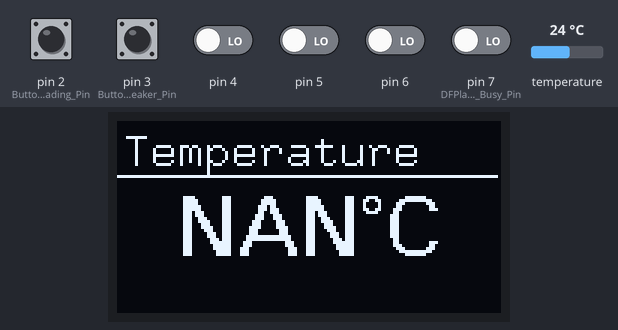
A sketch run on a simulated Arduino Uno, built with avr-gcc and run on an emulated ATmega328P. Parts: 128×64 one-colour display. The test bench sets the inputs (shaded band); at power-on: pin 2 (Button_Reading_Pin), pin 3 (Button_Speaker_Pin) HIGH, pin 4–6, pin 7 (DFPlayer_Busy_Pin) LOW, temperature 24 °C. EEPROM starts erased.

Above: at 4.7 s.
4.8 s: temperature set to 12 °C
At 6.6 s:
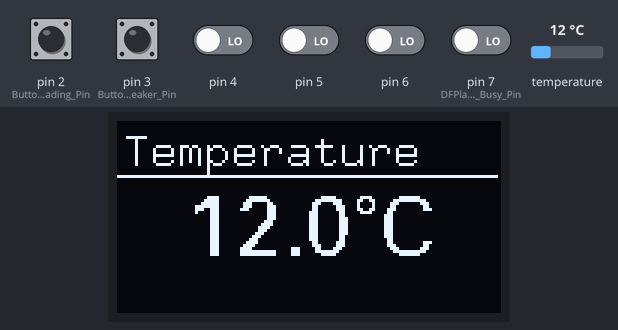
7.2 s: pin 3 (Button_Speaker_Pin) pulled LOW for 1.25 s
At 8.9 s:
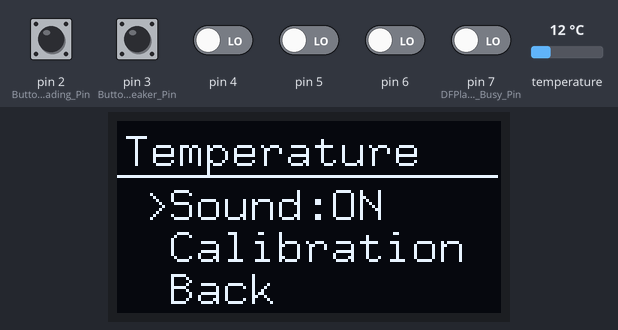
10.0 s: pin 2 (Button_Reading_Pin) pulled LOW for 1.25 s
At 12.5 s:
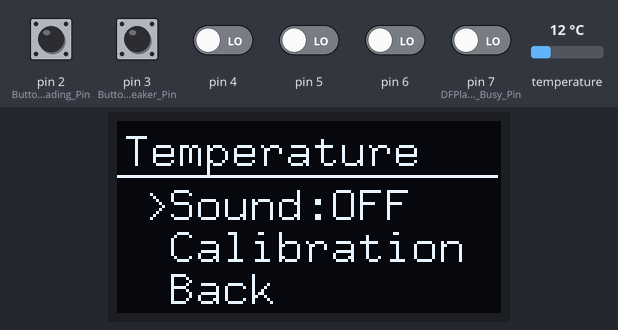
12.8 s: pin 3 (Button_Speaker_Pin) pulled LOW for 1.25 s
At 14.6 s:
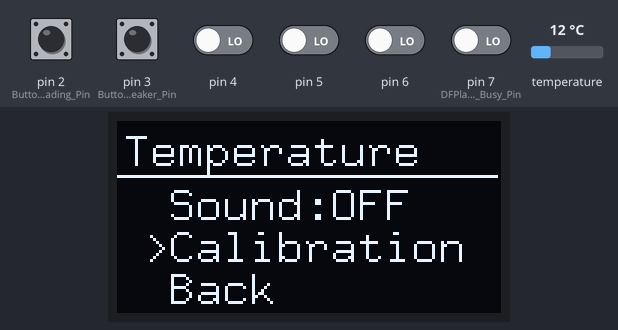
15.6 s: pin 2 (Button_Reading_Pin) pulled LOW for 1.25 s
At 19.0 s:
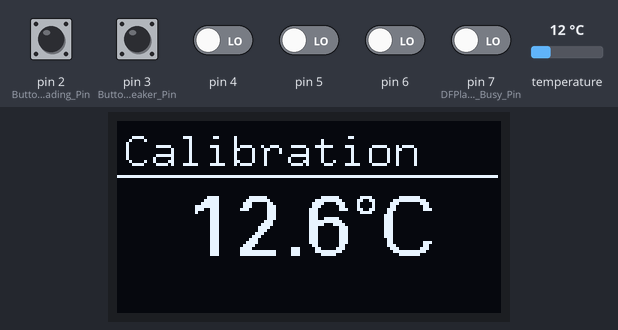
19.3 s: temperature set to 19 °C
At 22.3 s:
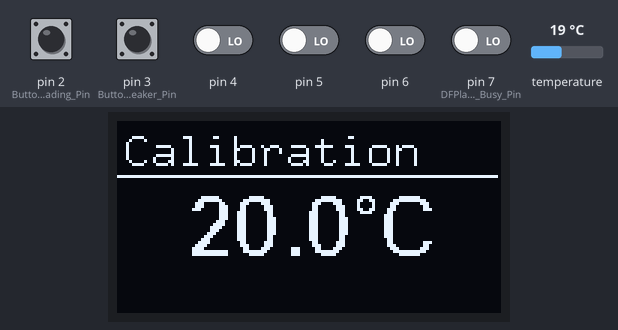
Timing chart, 0 to 23.3 s (numbered marks = the images above; inputs shaded):
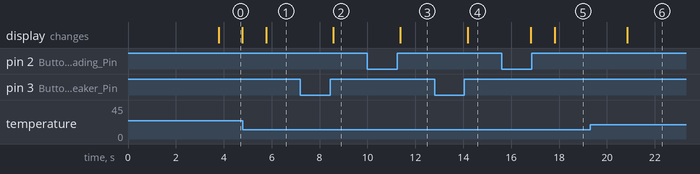

Measured:
- after the input at 4.8 s, the display: changes after 0.97 s (image 1)
- after the input at 7.2 s, the display: changes after 1.4 s (image 2)
- after the input at 10.0 s, the display: changes after 1.4 s (image 3)
- after the input at 12.8 s, the display: changes after 1.4 s (image 4)
- after the input at 15.6 s, the display: first changes after 1.2 s (image 5 shows a later state)
- after the input at 19.3 s, the display: changes after 1.5 s (image 6)
- what the display in image 0 shows lasts 1.0 s, from 3.8 s to 4.8 s

The sketch:

Digital_Thermometer.ino
```cpp
#include "U8glib.h"
#include "Interface.hpp"
#include <Wire.h>
#include "TemperatureSensor.hpp"
#include "DFPlayer.hpp"
#include <EEPROM.h>


#define DFPlayer_Busy_Pin     7


unsigned long Interface_timeOut = 0;
unsigned char step = 0;
SoftwareSerial dfplayerSerial(9, 8);
DFPlayer voice(&dfplayerSerial, 7);

void playVoice();
void Button_Speaker();
void Button_Reading();

void setup() {
  // put your setup code here, to run once:
  Serial.begin(9600);
  pinMode(Button_Reading_Pin, INPUT_PULLUP);
  pinMode(Button_Speaker_Pin, INPUT_PULLUP);
  attachInterrupt(digitalPinToInterrupt(Button_Reading_Pin), Button_Reading, FALLING );
  attachInterrupt(digitalPinToInterrupt(Button_Speaker_Pin), Button_Speaker, FALLING );
  dfplayerSerial.begin(9600);
  Interface_init(&lcd);
  voice.init();
  soundActivated = EEPROM.read(ADDRESS_SOUNDACTIVATED) > 0 ? 1 : 0;
  EEPROM.get(ADDRESS_GAIN, sensor_gain);
}

void loop() {
  // put your main code here, to run repeatedly:


  if (millis() - Interface_timeOut > 500 || Buntton_Speaker_state || Buntton_Reading_state) {
    Interface_timeOut = millis();
    switch(step){
      case 0:
        Interface_loop();
        step++;
        break;
      default:
        Temperature_Sensor_value = mlx.readAmbientTempC();
        Temperature_Sensor_value = isnan(Temperature_Sensor_value) ? 0.0 : Temperature_Sensor_value;
        Temperature_Sensor_value = Temperature_Sensor_value > 99.9 ? 99.9 : Temperature_Sensor_value;
        if(isnan(Temperature_Sensor_value*sensor_gain))
          sensor_gain = 1;
        step = 0;
        break;
    }
  }

  if(Buntton_Reading_state && Interface_page == 0 && step == 0 && soundActivated){
    playVoice(Temperature_Sensor_value*sensor_gain);
    Buntton_Reading_state = 0;
  }

}

void playVoice(float num){
  if(isnan(num))
  return;
  unsigned char tens, parse[3] = {0,0,0};
  char buff[5] = {'\0','\0','\0','\0','\0'}, buf[4] = {'\0','\0','\0','\0'};
  sprintf(buff, "%s",dtostrf(num,2,1,buf));
  if(strlen(buff) == 4){
    parse[0] = buff[0]  - '0';
    parse[1] = buff[1]  - '0';
    parse[2] = buff[3]  - '0';
  }
  else if(strlen(buff) == 3){
    parse[1] = buff[0] - '0';
    parse[2] = buff[2] - '0';
  }
  tens = parse[0] * 10 + parse[1];
  for(unsigned int i = 0; i<5;i++){
    if(i == 0 && parse[0] == 0)
      continue;
    else if(i == 2)
      voice.play(1);
    else if(i == 4)
      voice.play(30);
     else if(i == 0 && tens > 9 && tens < 20){
      i++;
      tens -= 10;
      voice.play(19-tens);
     }
     else if(i == 0){
      parse[0] -= 2;
      voice.play(9-parse[0]);
      if(parse[1] == 0)
        i++;
     }
     else{
      voice.play(29 - parse[i > 2 ? 2 : i]);
     }
  }
}

void Button_Speaker(){
   Buntton_Speaker_state = 1;
   delay(15);
}

void Button_Reading(){
    Buntton_Reading_state = 1;
    delay(15);
}
```

DFPlayer.hpp
```cpp
#ifndef _DFPALYER_HPP_
#define _DFPALYER_HPP_

#include "Arduino.h"
#include "Stream.h"
#include "SoftwareSerial.h"

//Command Data Format
#define Start_Byte 0x7E
#define Version_Byte 0xFF
#define Command_Length 0x06
#define End_Byte 0xEF
#define Acknowledge 0x00 //Returns info with command 0x41 [0x01: info, 0x00: no info]

//List Control Command
#define DFPlayer_Next                   0x01
#define DFPlayer_Prev                   0x02
#define DFPlayer_SpesifyTracking        0x03    //0-2999
#define DFPlayer_IncVolume              0x04
#define DFPlayer_DecVolume              0x05
#define DFPlayer_SpecifyVolume          0x06    //0-30
#define DFPlayer_SpecifyEQ              0x07    //(0,1,2,3,4,5) Normal,Pop,Rock,Jazz,Classic,Base
#define DFPlayer_SpecifyPlayMode        0x08    //(0,1,2,3) Repeat,folder repeat/single repeat/random
#define DFPlayer_SpecifyPlaybackSrc     0x09    //(0,1,2,3,4) U/TF/AUX/SLEEP/FLASH
#define DFPlayer_EnterStandbyMode       0x0A
#define DFPlayer_NormalMode             0x0B
#define DFPlayer_Reset                  0x0C
#define DFPlayer_PlayBack               0x0D
#define DFPlayer_Pause                  0x0E
#define DFPlayer_SpecifyFolder          0x0F    //1-10
#define DFPlayer_VolumeAdjustSet        0x10
#define DFPlayer_RepeatPlay             0x11    //1:start repeat  0:stop repeat

class DFPlayer{
  public:
    uint8_t pinMask;
    uint8_t *port;

    DFPlayer(Stream *serial, unsigned char pinBusy = 255);
    void init();
    void setVolume(unsigned char vol);
    void pause();
    void play(unsigned int num = 0);
    void execute_CMD(byte CMD, byte Par1, byte Par2);

   private:
    void wait();
    Stream *serial;
};

void DFPlayer::wait(){
  unsigned long timeOut = millis();
  if(port == NULL && pinMask == 0)
    return;
   else{
    while((pinMask & *port) == 0 && millis() - timeOut < 2000)
      delay(1);
   }
}

DFPlayer::DFPlayer(Stream *serial, unsigned char pinBusy){
  this->serial = serial;
  if(pinBusy != 255){
    this->pinMask = digitalPinToBitMask(pinBusy);
    this->port = (uint8_t *)portInputRegister(digitalPinToPort(pinBusy));
  }
  else{
    this->pinMask = 0;
    this->port = NULL;
  }
}

void DFPlayer::init(){
  execute_CMD(0x3F, 0, 0);
  delay(500);
  setVolume(25);
  execute_CMD(0x11, 0, 0);
  delay(500);
}

void DFPlayer::setVolume(unsigned char vol){
  wait();
  execute_CMD(0x06, 0, vol); // Set the volume (0x00~0x30)
  delay(500);
}

void DFPlayer::pause(){
  wait();
  execute_CMD(0x0E, 0, 0);
  delay(50);
}

void DFPlayer::play(unsigned int num){
  wait();
  execute_CMD(0x03, (num & 0xFF00)>>8, num & 0xFF);

  delay(50);
}

void DFPlayer::execute_CMD(byte CMD, byte Par1, byte Par2)
{
  word checksum = -(Version_Byte + Command_Length + CMD + Acknowledge + Par1 + Par2);
  // Build the command line
  byte Command_line[10] = { Start_Byte, Version_Byte, Command_Length, CMD, Acknowledge,
                            Par1, Par2, highByte(checksum), lowByte(checksum), End_Byte
                          };
  //Send the command line to the module
  for (byte k = 0; k < 10; k++)
  {
    this->serial->write(Command_line[k]);
  }
}

#endif
```

GadgetDisplay.hpp
```cpp
#ifndef _GADGET_DISPLAY_H_
#define _GADGET_DISPLAY_H_

#include "Arduino.h"
#include "U8glib.h"
#include "stdarg.h"

#ifndef GADGETDISPLAY_BUFFER
  #define GADGETDISPLAY_BUFFER 15
 #endif

class GadgetDisplay
{
  private:
    U8GLIB *u8g;
    char value[GADGETDISPLAY_BUFFER];
    unsigned char title[GADGETDISPLAY_BUFFER];
    void clear();
    void drawValue();
  public:
    GadgetDisplay(U8GLIB *u8g);
    void setTitle(const char *str, ...);
    void setValue(const char *str, ...);
    void draw();
    void drawTitle();

};

GadgetDisplay::GadgetDisplay(U8GLIB *u8g){
  this->u8g = u8g;
  clear();
}

void GadgetDisplay::clear(){
  for(unsigned char i=0;i<GADGETDISPLAY_BUFFER;i++){
    title[i] = '\0';
    value[i] = '\0';
  }
}

void GadgetDisplay::setTitle(const char *str, ...){
  va_list arg;
  va_start(arg, str);
  vsnprintf(title, sizeof(title), str, arg);
  va_end(arg);
}

void GadgetDisplay::setValue(const char *str, ...){
  va_list arg;
  va_start(arg, str);
  vsnprintf(value, sizeof(title), str, arg);
  va_end(arg);
}

void GadgetDisplay::draw(){
  u8g->firstPage();
  do{
    drawValue();
    drawTitle();
  }while(u8g->nextPage());
}

void GadgetDisplay::drawValue(){
  unsigned int y = 45, d;
  u8g->setFont(u8g_font_fur20);
  d = u8g->getWidth() - u8g->getStrWidth(this->value);
  d /= 2;
  u8g->drawStr(d, y, this->value);
}

void GadgetDisplay::drawTitle(){
  unsigned int x = 2, y = 15;
  u8g->setFont(u8g_font_9x18);
  u8g->drawStr(x, y, this->title);
  u8g->drawHLine(0,18, 127);
}

#endif
```

GadgetMenu.hpp
```cpp
#ifndef _GADGETMENU_H_
#define _GADGETMENU_H_

#include "Arduino.h"
#include "U8glib.h"

#ifndef GADGETMENU_TOTALMENU
  #define GADGETMENU_TOTALMENU 3
#endif

class GadgetMenu {
  private:
    GadgetDisplay *gd;
    U8GLIB *u8g;
    char **listMenu;
    unsigned char totalMenu;
    unsigned char offSet;
    unsigned char positionMenu;
    void drawMenu();
  public:
    GadgetMenu(GadgetDisplay *gd, U8GLIB *u8g){
      this->gd = gd;
      this->u8g = u8g;
      positionMenu = 0;
      totalMenu = 0;
    }

    void setMenu(char **listMenu, unsigned char totalMenu){
      this->listMenu = listMenu;
      this->totalMenu = totalMenu > GADGETMENU_TOTALMENU ? GADGETMENU_TOTALMENU : totalMenu;
    }

    void draw(){
      this->u8g->firstPage();
      do{
        drawMenu();
        gd->drawTitle();
      }while(u8g->nextPage());
    }

    void setTitle(char *str){
      this->gd->setTitle(str);
    }

    void nextMenu(){
      positionMenu++;
      positionMenu %= totalMenu;
    }

    void prevMenu(){
      positionMenu += totalMenu;
      positionMenu--;
      positionMenu %= totalMenu;
    }
    unsigned char position(){
      return this->positionMenu;
    }

    void setPos(unsigned char pos){
      this->positionMenu = pos;
    }
};

void GadgetMenu::drawMenu()
{
  unsigned int x = 1, y = 33;
  unsigned char menuShowed = this->totalMenu > GADGETMENU_TOTALMENU ? GADGETMENU_TOTALMENU : this->totalMenu;
  unsigned char offSet = this->positionMenu < GADGETMENU_TOTALMENU ? 0 : this->positionMenu - GADGETMENU_TOTALMENU - 1;

  if(positionMenu < offSet || positionMenu >= offSet + GADGETMENU_TOTALMENU - 1){
    if(this->offSet > offSet)
      this->offSet--;
     else
      this->offSet = offSet;
  }

  const char *menu[menuShowed];
  u8g->setFont(u8g_font_9x18);
  for(unsigned char i = 0;i<menuShowed;i++){
    menu[i] = this->listMenu[i+this->offSet];
    if(this->positionMenu - this->offSet == i){
      this->u8g->drawStr(x+8, y+(i*14), ">");
      this->u8g->drawStr(x+16, y+(i*14), menu[i]);
    }
    else
      this->u8g->drawStr(x+16, y+(i*14), menu[i]);
  }

}

#endif
```

Interface.hpp
```cpp
#ifndef _INTERFACE_H_
#define _INTERFACE_H_

#include "Arduino.h"
#include "U8glib.h"
#include "GadgetDisplay.hpp"
#include "GadgetMenu.hpp"
#include "Localization.hpp"
#include "TemperatureSensor.hpp"
#include <EEPROM.h>

#define Button_Reading_Pin        2
#define ADDRESS_SOUNDACTIVATED    0
#define ADDRESS_GAIN              1
#define Button_Speaker_Pin        3

unsigned int soundActivated;
unsigned char Buntton_Reading_state, Buntton_Speaker_state;
float sensor_gain;
unsigned long timer;

U8GLIB_SSD1306_128X64 lcd(U8G_I2C_OPT_NONE | U8G_I2C_OPT_DEV_0);
GadgetDisplay gd(&lcd);
GadgetMenu gm(&gd, &lcd);

unsigned char Interface_page;

void Interface_mainDisplayLoop();
void Interface_menuDisplay();

void Interface_init(U8GLIB *u8g) {
  if ( u8g->getMode() == U8G_MODE_R3G3B2 ) {
    u8g->setColorIndex(255);     // white
  }
  else if ( u8g->getMode() == U8G_MODE_GRAY2BIT ) {
    u8g->setColorIndex(3);         // max intensity
  }
  else if ( u8g->getMode() == U8G_MODE_BW ) {
    u8g->setColorIndex(1);         // pixel on
  }
  else if ( u8g->getMode() == U8G_MODE_HICOLOR ) {
    u8g->setHiColorByRGB(255, 255, 255);
  }
  //  u8g->setFont(u8g_font_unifont);
}

void Interface_loop() {

  switch (Interface_page) {
    case 1: //page menu
    {
      Interface_menuDisplay();
      if(Buntton_Speaker_state){
        Buntton_Speaker_state = 0;
        gm.nextMenu();
      }

      if(Buntton_Reading_state){
        Buntton_Reading_state = 0;
        switch(gm.position())
        {
          case 0:
              soundActivated++;
              soundActivated %= 2;
              EEPROM.write(ADDRESS_SOUNDACTIVATED, soundActivated);
          break;
          case 1:
            Interface_page = 2;
          break;
          case 2:
            Interface_page = 0;
            delay(100);
          break;
        }
      }
    }
      break;
    case 2: //calibration temperature sensor
      Interface_mainDisplayLoop();
      if(!digitalRead(Button_Speaker_Pin)){
        while(!digitalRead(Button_Speaker_Pin))
          delay(5);
        sensor_gain -= 0.05;
      }
      if(!digitalRead(Button_Reading_Pin)){
        timer = millis();
        while(!digitalRead(Button_Reading_Pin) && millis() - timer < 2000)
          delay(5);
         if(millis() - timer < 2000)
          sensor_gain += 0.05;
         else{
          EEPROM.put(ADDRESS_GAIN, sensor_gain);
         Interface_page = 0;
         }

      }
      Buntton_Reading_state = 0;
      Buntton_Speaker_state = 0;
      break;
    default:// main display
      Interface_mainDisplayLoop();
      if(Buntton_Speaker_state){
        Buntton_Speaker_state = 0;
        Interface_page = 1;
        gm.setPos(0);
      Buntton_Reading_state = 0;
      Buntton_Speaker_state = 0;
      }
      //      Interface_page = 1;
      break;
  }

}

void Interface_mainDisplayLoop() {
  char buffer[21];
  char buf[6];
  strcpy_P(buffer, Interface_page == 2 ? (char *)pgm_read_word(&(lang[Calibration])) : (char *)pgm_read_word(&(lang[Temperature])));
  gd.setTitle(buffer);
  strcpy_P(buffer, (char *)pgm_read_word(&(lang[Read])));
  gd.setValue(buffer, dtostrf(Temperature_Sensor_value*sensor_gain, 2, 1, buf), 0xB0);
  gd.draw();
}

void Interface_menuDisplay() {
  char menu[3][21];
  char sound[5];
  char buff[20];
  char **listMenu, *listMenu_[3];
  strcpy_P(menu[1], (char *)pgm_read_word(&(lang[Calibration])));
  strcpy_P(buff, (char *)pgm_read_word(&(lang[Sound])));
  strcpy_P(sound, soundActivated == 1 ? (char *)pgm_read_word(&(lang[Sound_on])) : (char *)pgm_read_word(&(lang[Sound_off])));
  sprintf(menu[0], buff, sound);
  strcpy_P(menu[2], (char *)pgm_read_word(&(lang[Back])));
  listMenu_[0] = menu[0];
  listMenu_[1] = menu[1];
  listMenu_[2] = menu[2];
  listMenu = listMenu_;
  gm.setMenu(listMenu, 3);
  gm.draw();
}

extern U8GLIB_SSD1306_128X64 lcd;
extern GadgetDisplay gd;
extern unsigned char Interface_page;
extern unsigned char Buntton_Reading_state, Buntton_Speaker_state;
extern float sensor_gain;
#endif
```

Localization.hpp
```cpp
#ifndef _LOCALIZATION_H_
#define _LOCALIZATION_H_

#include "Arduino.h"

#define Calibration             0
#define Sound                   1
#define Back                    2
#define Sound_on                3
#define Sound_off               4
#define Temperature             5
#define Read                    6

const char CALIBRATION[] PROGMEM = "Calibration";
const char SOUND[] PROGMEM = "Sound:%s";
const char BACK[] PROGMEM = "Back";
const char SOUND_ON[] PROGMEM = "ON";
const char SOUND_OFF[] PROGMEM = "OFF";
const char TEMPERATURE[] PROGMEM = "Temperature";
const char READ[] PROGMEM = "%s%cC";

const char *const lang[] PROGMEM = {
  CALIBRATION,
  SOUND,
  BACK,
  SOUND_ON,
  SOUND_OFF,
  TEMPERATURE,
  READ
};

extern const char *const lang[] PROGMEM;

#endif
```

TemperatureSensor.hpp
```cpp
#ifndef _TEMPERATURE_SENSOR_H_
#define _TEMPERATURE_SENSOR_H_
#include "Arduino.h"
#include <Adafruit_MLX90614.h>

Adafruit_MLX90614 mlx = Adafruit_MLX90614();

float Temperature_Sensor_value;

extern Adafruit_MLX90614 mlx;
extern float Temperature_Sensor_value;
#endif
```
